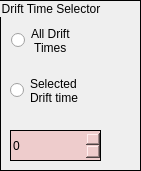
   <widget class="QGroupBox" name="groupBox">
    <property name="geometry">
     <rect>
      <x>1340</x>
      <y>680</y>
      <width>141</width>
      <height>171</height>
     </rect>
    </property>
    <property name="styleSheet">
     <string notr="true">border: 1px solid black;</string>
    </property>
    <property name="title">
     <string>Drift Time Selector</string>
    </property>
    <widget class="QRadioButton" name="all_drift_times">
     <property name="geometry">
      <rect>
       <x>11</x>
       <y>20</y>
       <width>101</width>
       <height>41</height>
      </rect>
     </property>
     <property name="styleSheet">
      <string notr="true">accent-color: #55aa7f;border: 0px solid black;</string>
     </property>
     <property name="text">
      <string>All Drift
 Times</string>
     </property>
    </widget>
    <widget class="QRadioButton" name="one_drift_time">
     <property name="geometry">
      <rect>
       <x>10</x>
       <y>70</y>
       <width>101</width>
       <height>41</height>
      </rect>
     </property>
     <property name="styleSheet">
      <string notr="true">border: 0px solid black;</string>
     </property>
     <property name="text">
      <string>Selected
Drift time</string>
     </property>
    </widget>
    <widget class="QSpinBox" name="drift_time">
     <property name="geometry">
      <rect>
       <x>10</x>
       <y>130</y>
       <width>91</width>
       <height>31</height>
      </rect>
     </property>
     <property name="styleSheet">
      <string notr="true">background-color: rgb(238, 204, 204);</string>
     </property>
    </widget>
   </widget>
